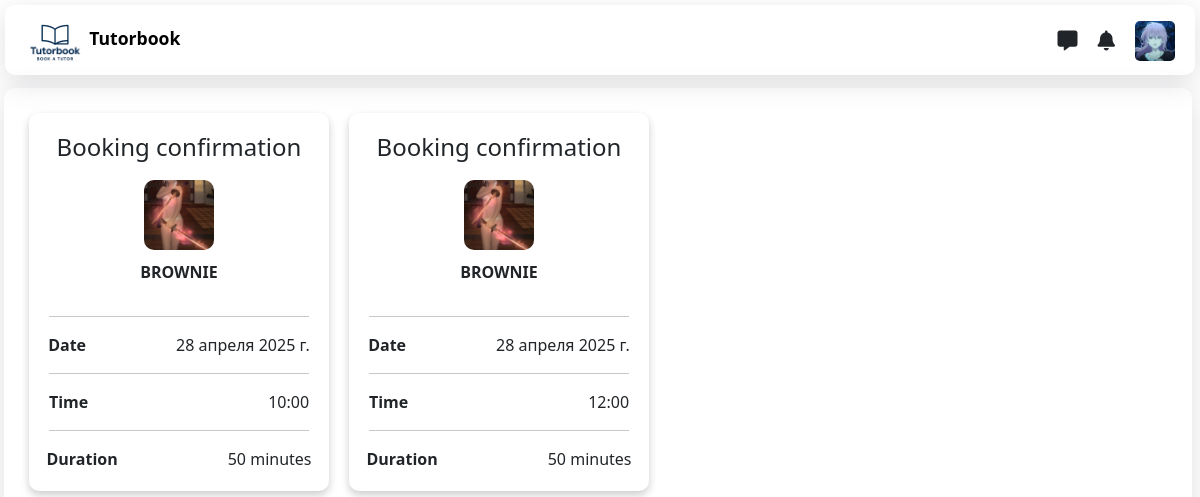
/student/booking-list/ (signed in), run on the app's committed database.
### student/models.py (models this page shows, shortened)
class Student(models.Model):
    user = models.OneToOneField(settings.AUTH_USER_MODEL, on_delete=models.CASCADE)
    avatar = models.ImageField(upload_to='static/images/avatars', default='static/images/avatar_threshold.png')

### booking/models.py (models this page shows, shortened)
class Booking(models.Model):
    BOOKING_STATUS_CHOICES = [
        ('pending', 'ожидает'),
        ('confirmed', 'подтверждено'),
        ('cancelled', 'отменено'),
        ('completed', 'завершено'),
    ]
    student = models.ForeignKey(Student, on_delete=models.CASCADE)
    teacher = models.ForeignKey(Teacher, on_delete=models.CASCADE)
    schedule_slot = models.ForeignKey(ScheduleSlot, on_delete=models.CASCADE, null=True, blank=True)
    booking_date = models.DateTimeField(auto_now_add=True)
    booking_status = models.CharField(choices=BOOKING_STATUS_CHOICES, max_length=15)
    comments = models.TextField(max_length=200, null=True, blank=True)
    price = models.IntegerField()

### teacher/models.py (models this page shows, shortened)
class Teacher(models.Model):
    user = models.OneToOneField(settings.AUTH_USER_MODEL, on_delete=models.CASCADE)
    bio = models.TextField()
    subject = models.ManyToManyField(Subject)
    price_per_hous = models.IntegerField()
    work_experience = models.IntegerField()
    avatar = models.ImageField(upload_to='avatars', default='avatar_threshold.png')
    education = models.CharField(max_length=255, verbose_name="Образование", blank=True)
    video_intro = models.URLField(blank=True, null=True)
    languages = models.CharField(max_length=255, blank=True, verbose_name="Языки преподавания")
    rating = models.FloatField(default=0.0, null=True, blank=True)
    review_count = models.PositiveIntegerField(default=0, null=True, blank=True)
    def __str__(self):
        return f'{self.user}'

class ScheduleSlot(models.Model):
    teacher = models.ForeignKey(Teacher, on_delete=models.CASCADE)
    date = models.DateField()
    time = models.TimeField()
    is_booked = models.BooleanField(default=False)

### user/models.py (models this page shows, shortened)
class CustomUser(AbstractUser):
    STUDENT = 'student'
    TEACHER = 'teacher'
    ROLE_CHOICES = [
        (STUDENT, 'Студент'),
        (TEACHER, 'Учитель'),
    ]
    role = models.CharField(max_length=10, choices=ROLE_CHOICES, default=STUDENT)
    phone_number = models.CharField(max_length=20, unique=True, null=True, blank=True)

### student/views.py (the view)
# urls.py: path('booking-list/', booking_list, name='booking-list'),
def booking_list(request):
    student = request.user.student
    if request.user.role != 'student':
        return redirect('home')
    booking = Booking.objects.filter(
        student = student,
    )
    context = {'booking' : booking}
    return render(request, 'student/booking_list.html' , context)

### chat/context_processors.py (called while the page is built)
def dialogs_processor(request):
    if not request.user.is_authenticated:
        return {}
    dialogs = []
    try:
        student = Student.objects.get(user=request.user)
        dialogs = ChatRoom.objects.filter(student=student).order_by('-id')
    except Student.DoesNotExist:
        try:
            teacher = Teacher.objects.get(user=request.user)
            dialogs = ChatRoom.objects.filter(teacher=teacher).order_by('-id')
        except Teacher.DoesNotExist:
            dialogs = []
    return {'navbar_dialogs': dialogs}

### student/context_processors.py (called while the page is built)
def user_profile_context(request):
    student_profile = None
    teacher_profile = None
    if request.user.is_authenticated:
        try:
            student_profile = Student.objects.get(user=request.user)
        except Student.DoesNotExist:
            pass
        try:
            teacher_profile = Teacher.objects.get(user=request.user)
        except Teacher.DoesNotExist:
            pass
    return {
        'student_profile': student_profile,
        'teacher_profile': teacher_profile,
    }

### student/templates/student/booking_list.html
{% extends "base.html" %}
{% load static %}
{% block content %}
<div class='booking-list'>
{% for book in booking %}
<div class='book-card-wrap'>
    <div class='book-card'>
        <h4>Booking confirmation</h4>
        <div class='teacher-info'>
            <img src="{{ book.teacher.avatar.url }}" alt="">
            <p class='teacher-name'>{{book.teacher}}</p>
            <hr>
            <div class='date-info'>
                <p class='option'>Date</p>
                <p>{{book.schedule_slot.date}}</p>
            </div>
            <hr>
            <div class='time-info'>
                <p class='option'>Time</p>
                <p>{{book.schedule_slot.time}}</p>
            </div>
            <hr>
            <div class='duration-info'>
                <p class='option'>Duration</p>
                <p>50 minutes</p>
            </div>
        </div>
    </div>
</div>
{% endfor %}
</div>
<link rel="stylesheet" href="{% static 'style/student/booking_list.css' %}">
{% endblock content %}

### templates/base.html (shortened to what this page needs)
<!DOCTYPE html>
{% load static %}
<html lang="en">
<head>
    <link rel="stylesheet" href="{% static 'style/base.css' %}">
    <link rel="stylesheet" href="https://cdn.jsdelivr.net/npm/nouislider@15.7.0/dist/nouislider.min.css">
    <link href="https://cdn.jsdelivr.net/npm/bootstrap@5.0.2/dist/css/bootstrap.min.css" rel="stylesheet">
    <link rel="stylesheet" href="https://cdnjs.cloudflare.com/ajax/libs/font-awesome/6.5.0/css/all.min.css"/>
</head>
<body>
<div class="parent">
    <div class="header">
        <a href="{% url 'teachers-list' %}" class="logo_url">
            <img src="{% static 'images/logo/logo2.png' %}" alt="" class="logo_image">
            <span class='logo_name'>Tutorbook</span>
        </a>
        <div class='icons'>
            <i class="fa-solid fa-message" onclick='toggleMenuMess()'></i>
            <i class="fa-solid fa-bell" onclick='toggleMenuNot()'></i>
            {% if student_profile and student_profile.avatar %}
            <img src="{{ student_profile.avatar.url }}" alt="Student Avatar" class="navbar-avatar" onclick='toggleMenu()' id='avatar'>
            {% elif teacher_profile and teacher_profile.avatar %}
                <img src="{{ teacher_profile.avatar.url }}" alt="Teacher Avatar" class="navbar-avatar" onclick='toggleMenu()' id='avatar'>
            {% else %}
                <img src="{% static 'images/avatar_threshold.png' %}" alt="Default Avatar" class="navbar-avatar" onclick='toggleMenu()' id='avatar'>
            {% endif %}
        </div>
    </div>
    <div class="main">
        {% block content %}
        {% endblock content %}
    </div>
</div>
<link href="https://cdn.jsdelivr.net/npm/select2@4.1.0-rc.0/dist/css/select2.min.css" rel="stylesheet" />
</body>
</html>

### static/style/base.css (style rules this page uses)
.parent { display: grid; grid-template-columns: 250px 1fr; grid-template-rows: 80px 1fr; gap: 8px; }
.header { display: flex; justify-content: space-between; grid-column: span 5 / span 5; grid-column-start: 1; grid-row-start: 1; border-radius: 10px; padding-left: 1.25rem; align-items: center; padding-top: 0.60rem; margin: 5px; box-shadow: rgba(100, 100, 111, 0.2) 0px 7px 29px 0px; }
.header a { text-decoration: none; top: 5px; }
.logo_url { margin-bottom: 7px; }
.navbar-avatar { width: 40px; height: 40px; object-fit: cover; margin-right: 20px; margin-bottom: 8px; border-radius: 5px; }
.logo_image { max-width: 60px; }
.logo_name { font-size: 1.1rem; font-weight: 600; color: #000; }
.main { grid-column: span 4 / span 4; grid-row: span 4 / span 4; grid-row-start: 2; box-shadow: rgba(100, 100, 111, 0.2) 0px 7px 29px 0px; padding: 15px; border-radius: 10px; margin-left: 4px; }
.icons { display: flex; gap: 20px; }
.icons i { font-size: 20px; margin-top: 10px; }

### static/style/student/booking_list.css (style rules this page uses)
.booking-list { display: flex; flex-wrap: wrap; gap: 20px; padding: 10px; }
.book-card { padding: 20px; border-radius: 10px; border: 4px; width: 300px; border-color: red; box-shadow: 0 4px 8px 0 rgba(0,0,0,0.2); }
.book-card h4 { text-align: center; }
.teacher-info { display: flex; flex-direction: column; align-items: center; }
.teacher-info img { margin-top: 10px; width: 70px; border-radius: 10px; margin-bottom: 10px; }
.teacher-name { text-transform: uppercase; font-weight: 600; }
.teacher-info hr { width: 100%; }
.date-info { display: flex; gap: 90px; }
.date-info p { margin: 0; white-space: nowrap; }
.option { font-weight: 600; }
.time-info { display: flex; gap: 180px; }
.time-info p { margin: 0; white-space: nowrap; }
.duration-info { display: flex; gap: 110px; }
.duration-info p { margin: 0; white-space: nowrap; }

### data on the page
Student: avatar (picture)
Booking: teacher.avatar (picture), teacher "BROWNIE", schedule_slot "28 апреля 2025 г.", schedule_slot.time "10:00"
Booking: teacher.avatar (picture), teacher "BROWNIE", schedule_slot "28 апреля 2025 г.", schedule_slot.time "12:00"
